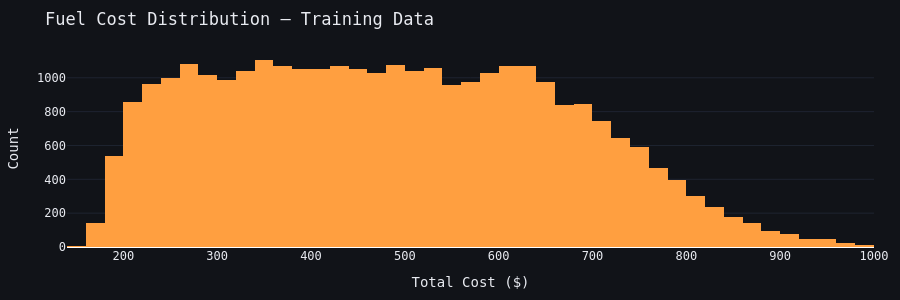

Write notebook code for a chart like this one.
### Markdown cell above
---
## Model 2 — Fuel Cost Predictor ⛽
**Predict fuel cost for any stop given gallons, price, and truck details.**
Run **Cell 3A** then **Cell 3B**.

### Code cell
# CELL 3A — Load data + Train Fuel Cost model
import requests, warnings
import numpy as np
import pandas as pd
import plotly.express as px
from sklearn.ensemble import GradientBoostingRegressor
from sklearn.model_selection import train_test_split
from sklearn.preprocessing import LabelEncoder
from sklearn.metrics import mean_absolute_error, r2_score, mean_squared_error
warnings.filterwarnings("ignore")

API = "https://YOUR_PROJECT_REF.supabase.co/functions/v1/analytics"
C = dict(yellow="#f0c040",green="#3de8a0",blue="#5b8cff",red="#ff5b5b",
         orange="#ff9f40",purple="#c77dff",surface="#111318",border="#1e2330")
LAYOUT = dict(paper_bgcolor=C["surface"],plot_bgcolor=C["surface"],
              font=dict(family="DM Mono, monospace",color="#e8eaf0",size=12),
              margin=dict(l=20,r=20,t=50,b=20),
              hoverlabel=dict(bgcolor="#1e2330",font_color="#e8eaf0"))

# ── Fetch data ──
print("Fetching fuel data...")
r = requests.get(API, params={"query":"ml_fuel_cost"}, timeout=90)
r.raise_for_status()
df_fuel = pd.DataFrame(r.json().get("data") or [])

for c in ["gallons","price_per_gallon","total_cost","month","day_of_week",
          "model_year","tank_capacity_gallons"]:
    df_fuel[c] = pd.to_numeric(df_fuel[c], errors="coerce")

df_fuel = df_fuel.dropna(subset=["total_cost","gallons","price_per_gallon"])
df_fuel = df_fuel[df_fuel["total_cost"].between(10,5000)]
df_fuel = df_fuel[df_fuel["gallons"] > 0]

le_ft = LabelEncoder()
df_fuel["fuel_type_enc"] = le_ft.fit_transform(df_fuel["fuel_type"].astype(str))

print(f"Fuel records: {len(df_fuel):,}")
print(f"Avg cost per stop: ${df_fuel['total_cost'].mean():,.2f}")
print(f"Range: ${df_fuel['total_cost'].min():,.2f} – ${df_fuel['total_cost'].max():,.2f}")

# ── Train ──
M2_FEATURES = ["gallons","price_per_gallon","month","day_of_week",
               "fuel_type_enc","model_year","tank_capacity_gallons"]
avail_f = [f for f in M2_FEATURES if f in df_fuel.columns]

Xf = df_fuel[avail_f].fillna(df_fuel[avail_f].median())
yf = df_fuel["total_cost"]

Xf_tr,Xf_te,yf_tr,yf_te = train_test_split(Xf,yf,test_size=0.2,random_state=42)
print(f"Training: {len(Xf_tr):,}  |  Test: {len(Xf_te):,}")
print("Training Gradient Boosting model...")

m2 = GradientBoostingRegressor(n_estimators=100,max_depth=5,learning_rate=0.1,random_state=42)
m2.fit(Xf_tr,yf_tr)

yf_pred = m2.predict(Xf_te)
m2_mae  = mean_absolute_error(yf_te,yf_pred)
m2_r2   = r2_score(yf_te,yf_pred)
m2_rmse = float(np.sqrt(mean_squared_error(yf_te,yf_pred)))

print(f"\n✅ Model 2 trained!")
print(f"  MAE  (avg error):     ${m2_mae:,.2f}")
print(f"  RMSE (typical error): ${m2_rmse:,.2f}")
print(f"  R²   (fit quality):   {m2_r2:.3f}  (1.0=perfect)")

# ── Distribution chart ──
fig = px.histogram(df_fuel,x="total_cost",nbins=60,color_discrete_sequence=[C["orange"]])
fig.update_layout(**LAYOUT,title="Fuel Cost Distribution — Training Data",
                  height=300,xaxis_title="Total Cost ($)",yaxis_title="Count")
fig.update_xaxes(gridcolor="rgba(0,0,0,0)")
fig.update_yaxes(gridcolor=C["border"])
fig.show()

# Store for Cell 3B
m2_vars = {"m2":m2,"avail_f":avail_f,"Xf_te":Xf_te,"yf_te":yf_te,
           "yf_pred":yf_pred,"m2_mae":m2_mae,"m2_r2":m2_r2}
print("\n→ Now run Cell 3B for charts and predictions")

### Figure 1 — Plotly figure (JSON) as saved in the notebook; plotly's stock layout.template omitted (floating-point values rounded to 4 significant figures; data arrays with more than 128 entries replaced by an {"elided": "..."} marker saying what was removed)
{"data": [{"bingroup": "x", "hovertemplate": "total_cost=%{x}<br>count=%{y}<extra></extra>", "legendgroup": "", "marker": {"color": "#ff9f40", "pattern": {"shape": ""}}, "name": "", "nbinsx": 60, "orientation": "v", "showlegend": false, "x": {"elided": "30000 float values"}, "xaxis": "x", "yaxis": "y", "type": "histogram"}], "layout": {"xaxis": {"anchor": "y", "domain": [0, 1], "title": {"text": "Total Cost ($)"}, "gridcolor": "rgba(0,0,0,0)"}, "yaxis": {"anchor": "x", "domain": [0, 1], "title": {"text": "Count"}, "gridcolor": "#1e2330"}, "legend": {"tracegroupgap": 0}, "margin": {"t": 50, "l": 20, "r": 20, "b": 20}, "barmode": "relative", "font": {"family": "DM Mono, monospace", "color": "#e8eaf0", "size": 12}, "hoverlabel": {"font": {"color": "#e8eaf0"}, "bgcolor": "#1e2330"}, "paper_bgcolor": "#111318", "plot_bgcolor": "#111318", "title": {"text": "Fuel Cost Distribution — Training Data"}, "height": 300}}
